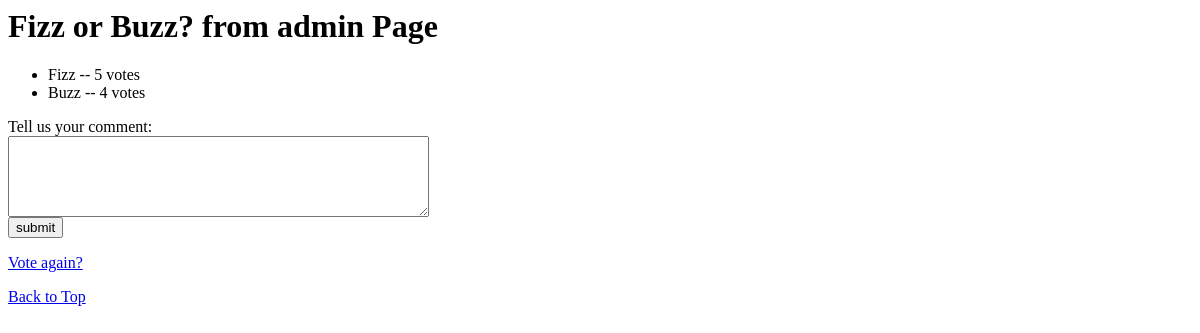
The page /polls/2/results/ on the database as committed earlier.
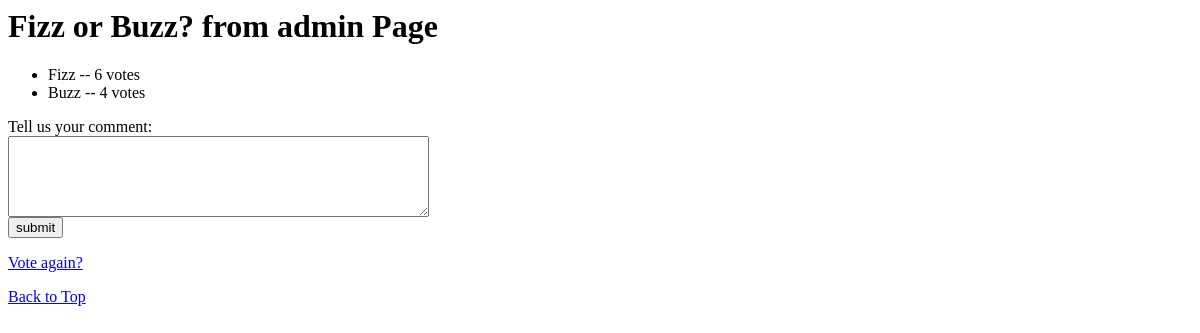
The same page on the database as committed later.
### polls/models.py (models this page shows, shortened)
class Question(models.Model):
    question_text = models.CharField(max_length=200)
    pub_date = models.DateTimeField('date published')

class Choice(models.Model):
    question = models.ForeignKey(Question, on_delete=models.CASCADE)
    choice_text = models.CharField(max_length=200)
    votes = models.IntegerField(default=0)

### polls/views.py (the view)
# urls.py: path('<int:pk>/results/', views.ResultsView.as_view(), name='results'),
class ResultsView(generic.DetailView):
    model = Question
    template_name = 'polls/results.html'

### polls/templates/polls/results.html (shortened to what this page needs)
<h1>{{ question.question_text }}</h1>
<ul>
{% for choice in question.choice_set.all %}
    <li>{{ choice.choice_text }} -- {{ choice.votes }} vote{{ choice.votes|pluralize }}</li>
{% endfor %}
</ul>
<form action="{% url 'polls:post_comment' %}" method="post">
    <label>Tell us your comment:</label>
    <br/>
    <textarea name="comment_text" rows="5" cols="50"></textarea>
    <br/>
    <input type="submit" value="submit">
</form>
<p><a href="{% url 'polls:detail' question.id %}">Vote again?</a></p>
<p><a href="{% url 'polls:index' %}">Back to Top</a></p>

Rows that differ between the two databases and show on the page:
changed Choice "Fizz": votes "5" → "6"
